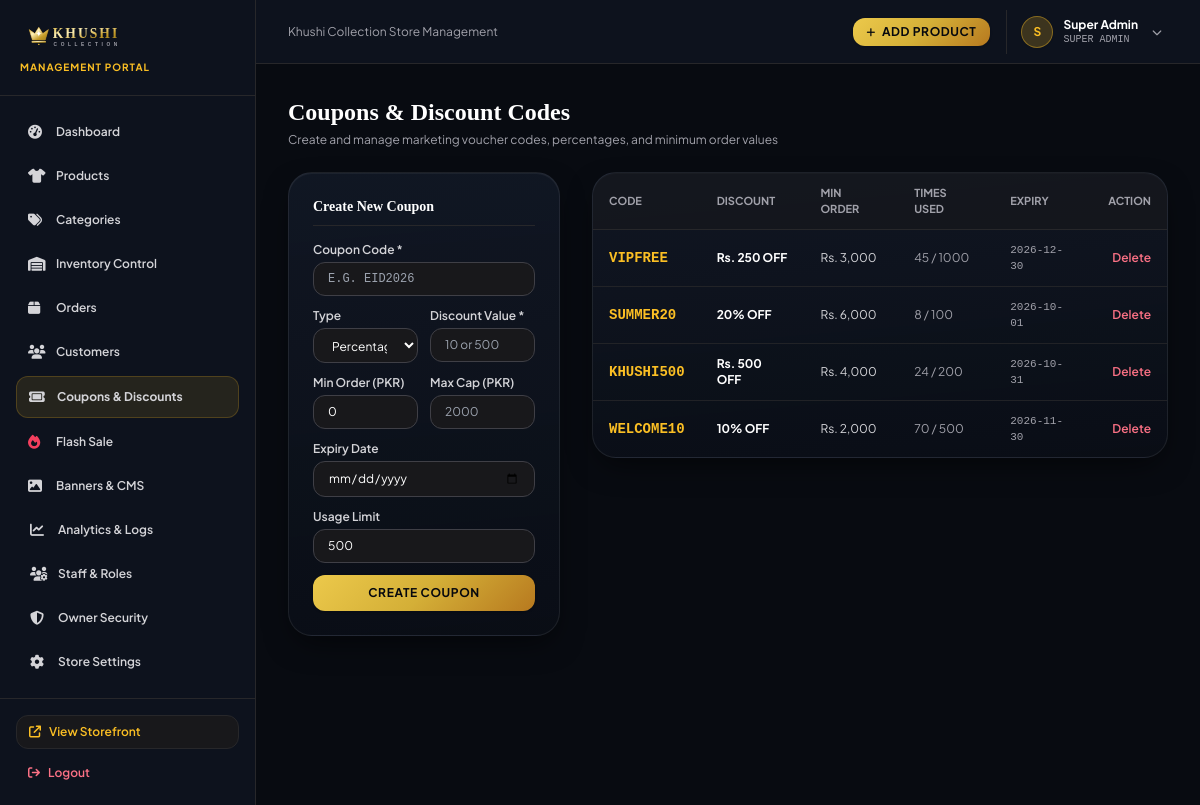
The page /admin/coupons (signed in) on the database its author committed.
### tables this page shows
CREATE TABLE users (
        id INTEGER PRIMARY KEY AUTOINCREMENT,
        name TEXT NOT NULL,
        email TEXT UNIQUE NOT NULL,
        phone TEXT,
        password_hash TEXT NOT NULL,
        role TEXT DEFAULT 'customer',
        status TEXT DEFAULT 'active',
        created_at TIMESTAMP DEFAULT CURRENT_TIMESTAMP
    , failed_login_attempts INTEGER DEFAULT 0, locked_until TIMESTAMP, session_token TEXT, last_login_at TIMESTAMP);

CREATE TABLE coupons (
        id INTEGER PRIMARY KEY AUTOINCREMENT,
        code TEXT UNIQUE NOT NULL,
        discount_type TEXT DEFAULT 'percentage',
        discount_value REAL NOT NULL,
        min_order_amount REAL DEFAULT 0,
        max_discount REAL,
        expiry_date TEXT,
        usage_limit INTEGER DEFAULT 1000,
        times_used INTEGER DEFAULT 0,
        is_active INTEGER DEFAULT 1,
        created_at TIMESTAMP DEFAULT CURRENT_TIMESTAMP
    );

### routes/admin.py (the view, shortened to what this page needs)
@admin_bp.route('/coupons', methods=['GET', 'POST'])
@admin_required(['super_admin', 'manager'])
def coupons():
    coupons_list = query_db('SELECT * FROM coupons ORDER BY id DESC')
    return render_template('admin/coupons/index.html', coupons=coupons_list)

### templates/admin/coupons/index.html (shortened to what this page needs)
{% extends 'admin/base.html' %}
{% block content %}
<div class="space-y-6">
    <div class="flex items-center justify-between">
        <div>
            <h1 class="text-2xl font-serif font-bold text-white">Coupons & Discount Codes</h1>
            <p class="text-xs text-zinc-400 mt-1">Create and manage marketing voucher codes, percentages, and minimum order values</p>
        </div>
    </div>
    <div class="grid grid-cols-1 lg:grid-cols-12 gap-8">
        <div class="lg:col-span-4">
            <div class="luxury-card p-6 rounded-3xl space-y-4">
                <h3 class="text-sm font-serif font-bold text-white pb-2 border-b border-zinc-800">Create New Coupon</h3>
                <form method="POST" action="{{ url_for('admin.coupons') }}" class="space-y-3">
                    <div>
                        <label class="block text-xs font-semibold text-zinc-300 mb-1">Coupon Code *</label>
                        <input type="text" name="code" required placeholder="e.g. EID2026" class="w-full bg-zinc-900 border border-zinc-700 rounded-xl px-3.5 py-2 text-xs uppercase font-mono text-white focus:outline-none focus:border-amber-400">
                    </div>
                    <div class="grid grid-cols-2 gap-3">
                        <div>
                            <label class="block text-xs font-semibold text-zinc-300 mb-1">Type</label>
                            <select name="discount_type" class="w-full bg-zinc-900 border border-zinc-700 rounded-xl px-3.5 py-2 text-xs text-white focus:outline-none focus:border-amber-400">
                                <option value="percentage">Percentage (%)</option>
                            </select>
                        </div>
                        <div>
                            <label class="block text-xs font-semibold text-zinc-300 mb-1">Discount Value *</label>
                            <input type="number" step="0.1" name="discount_value" required placeholder="10 or 500" class="w-full bg-zinc-900 border border-zinc-700 rounded-xl px-3.5 py-2 text-xs text-white focus:outline-none focus:border-amber-400">
                        </div>
                    </div>
                    <div class="grid grid-cols-2 gap-3">
                        <div>
                            <label class="block text-xs font-semibold text-zinc-300 mb-1">Min Order (PKR)</label>
                            <input type="number" name="min_order_amount" value="0" class="w-full bg-zinc-900 border border-zinc-700 rounded-xl px-3.5 py-2 text-xs text-white focus:outline-none focus:border-amber-400">
                        </div>
                        <div>
                            <label class="block text-xs font-semibold text-zinc-300 mb-1">Max Cap (PKR)</label>
                            <input type="number" name="max_discount" placeholder="2000" class="w-full bg-zinc-900 border border-zinc-700 rounded-xl px-3.5 py-2 text-xs text-white focus:outline-none focus:border-amber-400">
                        </div>
                    </div>
                    <div>
                        <label class="block text-xs font-semibold text-zinc-300 mb-1">Expiry Date</label>
                        <input type="date" name="expiry_date" class="w-full bg-zinc-900 border border-zinc-700 rounded-xl px-3.5 py-2 text-xs text-white focus:outline-none focus:border-amber-400">
                    </div>
                    <div>
                        <label class="block text-xs font-semibold text-zinc-300 mb-1">Usage Limit</label>
                        <input type="number" name="usage_limit" value="500" class="w-full bg-zinc-900 border border-zinc-700 rounded-xl px-3.5 py-2 text-xs text-white focus:outline-none focus:border-amber-400">
                    </div>
                    <button type="submit" class="w-full py-2.5 rounded-xl btn-gold text-xs font-bold uppercase tracking-wider shadow mt-2">
                        Create Coupon
                    </button>
                </form>
            </div>
        </div>
        <div class="lg:col-span-8">
            <div class="luxury-card rounded-3xl overflow-hidden">
                <table class="w-full text-left text-xs text-zinc-300">
                    <thead class="text-zinc-400 uppercase font-semibold border-b border-zinc-800 bg-zinc-900/60 text-[11px]">
                        <tr>
                            <th class="py-3 px-4">Code</th>
                            <th class="py-3 px-4">Discount</th>
                            <th class="py-3 px-4">Min Order</th>
                            <th class="py-3 px-4">Times Used</th>
                            <th class="py-3 px-4">Expiry</th>
                            <th class="py-3 px-4 text-right">Action</th>
                        </tr>
                    </thead>
                    <tbody class="divide-y divide-zinc-800/80">
                        {% for c in coupons %}
                        <tr class="hover:bg-zinc-800/30 transition">
                            <td class="py-3 px-4 font-mono font-bold text-amber-400 text-sm">{{ c.code }}</td>
                            <td class="py-3 px-4 font-bold text-white">
                                {% if c.discount_type == 'percentage' %}
                                {{ c.discount_value|int }}% OFF
                                {% else %}
                                Rs. {{ "{:,}".format(c.discount_value|int) }} OFF
                                {% endif %}
                            </td>
                            <td class="py-3 px-4">Rs. {{ "{:,}".format(c.min_order_amount|int) }}</td>
                            <td class="py-3 px-4 text-zinc-400">{{ c.times_used }} / {{ c.usage_limit }}</td>
                            <td class="py-3 px-4 font-mono text-[11px] text-zinc-400">{{ c.expiry_date or 'No Expiry' }}</td>
                            <td class="py-3 px-4 text-right">
                                {% if session.get('user_role') == 'super_admin' %}
                                <form method="POST" action="{{ url_for('admin.delete_coupon', id=c.id) }}" onsubmit="return confirm('Delete this coupon?');" class="inline">
                                    <button type="submit" class="text-rose-400 hover:text-rose-300 font-semibold text-xs">Delete</button>
                                </form>
                                {% endif %}
                            </td>
                        </tr>
                        {% endfor %}
                    </tbody>
                </table>
            </div>
        </div>
    </div>
</div>
{% endblock %}

### templates/admin/base.html (shortened to what this page needs)
<!DOCTYPE html>
<html lang="en">
<head>
    <script src="https://cdn.tailwindcss.com"></script>
    <link rel="stylesheet" href="https://cdnjs.cloudflare.com/ajax/libs/font-awesome/6.5.1/css/all.min.css">
    <link rel="stylesheet" href="{{ url_for('static', filename='css/style.css') }}">
</head>
<body class="bg-[#080B11] text-zinc-100 min-h-screen flex antialiased">
    <aside class="w-64 bg-[#0D121D] border-r border-zinc-800 flex flex-col justify-between hidden md:flex flex-shrink-0">
        <div>
            <div class="p-5 border-b border-zinc-800">
                <a href="{{ url_for('admin.dashboard') }}" class="flex items-center gap-2">
                    <img src="{{ url_for('static', filename='images/logo.svg') }}" alt="Khushi Collection" class="h-9 w-auto">
                </a>
                <span class="text-[10px] text-amber-400 font-bold tracking-widest uppercase block mt-1">Management Portal</span>
            </div>
            <nav class="p-4 space-y-1 text-xs font-semibold">
                <a href="{{ url_for('admin.dashboard') }}" class="flex items-center gap-3 px-3 py-2.5 rounded-xl hover:bg-zinc-800/80 transition text-zinc-300 hover:text-white ">
                    <i class="fa-solid fa-gauge-high text-sm w-4"></i> Dashboard
                </a>
                <a href="{{ url_for('admin.products') }}" class="flex items-center gap-3 px-3 py-2.5 rounded-xl hover:bg-zinc-800/80 transition text-zinc-300 hover:text-white ">
                    <i class="fa-solid fa-shirt text-sm w-4"></i> Products
                </a>
                <a href="{{ url_for('admin.categories') }}" class="flex items-center gap-3 px-3 py-2.5 rounded-xl hover:bg-zinc-800/80 transition text-zinc-300 hover:text-white ">
                    <i class="fa-solid fa-tags text-sm w-4"></i> Categories
                </a>
                <a href="{{ url_for('admin.inventory') }}" class="flex items-center gap-3 px-3 py-2.5 rounded-xl hover:bg-zinc-800/80 transition text-zinc-300 hover:text-white ">
                    <i class="fa-solid fa-warehouse text-sm w-4"></i> Inventory Control
                </a>
                <a href="{{ url_for('admin.orders') }}" class="flex items-center justify-between px-3 py-2.5 rounded-xl hover:bg-zinc-800/80 transition text-zinc-300 hover:text-white ">
                    <span class="flex items-center gap-3">
                        <i class="fa-solid fa-box text-sm w-4"></i> Orders
                    </span>
                </a>
                <a href="{{ url_for('admin.customers') }}" class="flex items-center gap-3 px-3 py-2.5 rounded-xl hover:bg-zinc-800/80 transition text-zinc-300 hover:text-white ">
                    <i class="fa-solid fa-users text-sm w-4"></i> Customers
                </a>
                <a href="{{ url_for('admin.coupons') }}" class="flex items-center gap-3 px-3 py-2.5 rounded-xl hover:bg-zinc-800/80 transition text-zinc-300 hover:text-white {% if 'coupons' in request.endpoint %}bg-amber-400/10 text-amber-400 font-bold border border-amber-400/20{% endif %}">
                    <i class="fa-solid fa-ticket text-sm w-4"></i> Coupons & Discounts
                </a>
                <a href="{{ url_for('admin.flash_sale') }}" class="flex items-center gap-3 px-3 py-2.5 rounded-xl hover:bg-zinc-800/80 transition text-zinc-300 hover:text-white ">
                    <i class="fa-solid fa-fire text-sm w-4 text-rose-500"></i> Flash Sale
                </a>
                <a href="{{ url_for('admin.banners') }}" class="flex items-center gap-3 px-3 py-2.5 rounded-xl hover:bg-zinc-800/80 transition text-zinc-300 hover:text-white ">
                    <i class="fa-solid fa-image text-sm w-4"></i> Banners & CMS
                </a>
                <a href="{{ url_for('admin.reports') }}" class="flex items-center gap-3 px-3.5 py-2.5 rounded-xl hover:bg-zinc-800/80 transition text-zinc-300 hover:text-white ">
                    <i class="fa-solid fa-chart-line text-sm w-4"></i> Analytics & Logs
                </a>
                {% if session.get('user_role') in ('OWNER', 'super_admin', 'SUPER_ADMIN') %}
                <a href="/admin-staff.html" class="flex items-center gap-3 px-3.5 py-2.5 rounded-xl hover:bg-zinc-800/80 transition text-zinc-300 hover:text-white">
                    <i class="fa-solid fa-users-gear text-sm w-4"></i> Staff & Roles
                </a>
                {% endif %}
                <a href="{{ url_for('admin.security_center') }}" class="flex items-center gap-3 px-3.5 py-2.5 rounded-xl hover:bg-zinc-800/80 transition text-zinc-300 hover:text-white ">
                    <i class="fa-solid fa-shield-halved text-sm w-4"></i> Owner Security
                </a>
                <a href="{{ url_for('admin.settings') }}" class="flex items-center gap-3 px-3.5 py-2.5 rounded-xl hover:bg-zinc-800/80 transition text-zinc-300 hover:text-white ">
                    <i class="fa-solid fa-gear text-sm w-4"></i> Store Settings
                </a>
            </nav>
        </div>
        <div class="p-4 border-t border-zinc-800 space-y-2">
            <a href="{{ url_for('storefront.home') }}" target="_blank" class="flex items-center gap-2 px-3 py-2 rounded-xl bg-zinc-900 border border-zinc-800 text-xs text-amber-400 hover:border-amber-400 transition font-semibold">
                <i class="fa-solid fa-arrow-up-right-from-square"></i>
                <span>View Storefront</span>
            </a>
            <a href="{{ url_for('admin.admin_logout') }}" class="flex items-center gap-2 px-3 py-2 rounded-xl text-xs text-rose-400 hover:bg-rose-950/40 transition font-semibold">
                <i class="fa-solid fa-arrow-right-from-bracket"></i>
                <span>Logout</span>
            </a>
        </div>
    </aside>
    <div class="flex-1 flex flex-col min-w-0 overflow-hidden">
        <header class="h-16 bg-[#0D121D] border-b border-zinc-800 flex items-center justify-between px-4 sm:px-6 lg:px-8">
            <div class="flex items-center gap-3">
                <span class="text-xs text-zinc-400 hidden sm:inline">Khushi Collection Store Management</span>
            </div>
            <div class="flex items-center gap-4">
                <a href="{{ url_for('admin.add_product') }}" class="px-3.5 py-1.5 rounded-xl btn-gold text-xs font-bold uppercase tracking-wider flex items-center gap-1.5 shadow">
                    <i class="fa-solid fa-plus text-[10px]"></i> Add Product
                </a>
                <div class="relative pl-2 border-l border-zinc-800">
                    <button type="button" onclick="toggleAdminMenu()" id="admin-user-menu-btn" class="flex items-center gap-2.5 p-1.5 rounded-xl hover:bg-zinc-800/80 transition cursor-pointer text-left focus:outline-none select-none">
                        <div class="w-8 h-8 rounded-full bg-amber-400/20 text-amber-400 flex items-center justify-center font-bold text-xs border border-amber-400/40 shadow-sm">
                            {{ session.get('user_name', 'Admin')[0] }}
                        </div>
                        <div class="hidden sm:block text-left">
                            <span class="text-xs font-bold text-white block leading-tight">{{ session.get('user_name', 'Admin') }}</span>
                            <span class="text-[10px] text-zinc-400 block uppercase font-mono">{{ session.get('user_role', 'Administrator').replace('_', ' ') }}</span>
                        </div>
                        <i class="fa-solid fa-chevron-down text-[10px] text-zinc-400 ml-1 transition duration-200" id="admin-menu-chevron"></i>
                    </button>
                </div>
            </div>
        </header>
        <main class="flex-1 overflow-y-auto p-4 sm:p-6 lg:p-8">
            {% block content %}{% endblock %}
        </main>
    </div>
</body>
</html>

### rows shown on the page
users: get "Super Admin", get "SUPER ADMIN"
coupons: code "VIPFREE", discount_value "250", min_order_amount "3,000", times_used "45", usage_limit "1000", expiry_date "2026-12-30"
coupons: code "SUMMER20", discount_value "20", min_order_amount "6,000", times_used "8", usage_limit "100", expiry_date "2026-10-01"
coupons: code "KHUSHI500", discount_value "500", min_order_amount "4,000", times_used "24", usage_limit "200", expiry_date "2026-10-31"
coupons: code "WELCOME10", discount_value "10", min_order_amount "2,000", times_used "70", usage_limit "500", expiry_date "2026-11-30"

### other values the page prints
{{ session.get('user_name', 'Admin')[0] }} "S"
